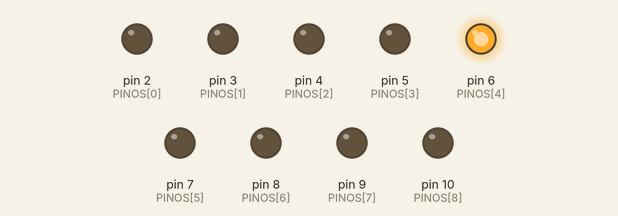
Simulated run of this sketch. Board: Arduino Uno, built with avr-gcc and run on an emulated ATmega328P. Parts: output pins drawn as LEDs (lit = HIGH).

Above: at 0.07 s.
At 0.82 s:
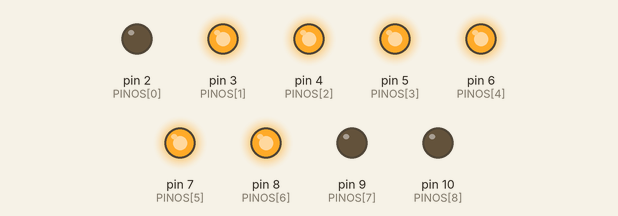
At 1.5 s:
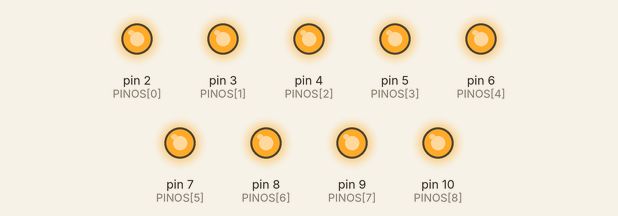
At 2.82 s:
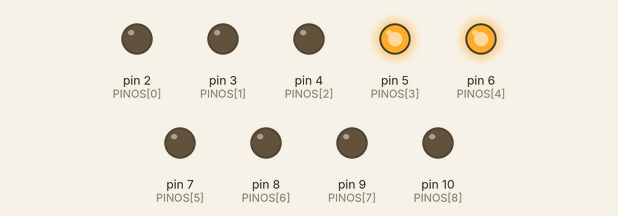
At 4.22 s:
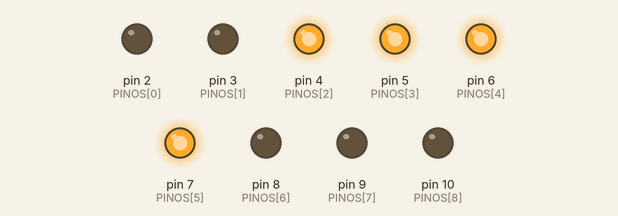
At 7.0 s:
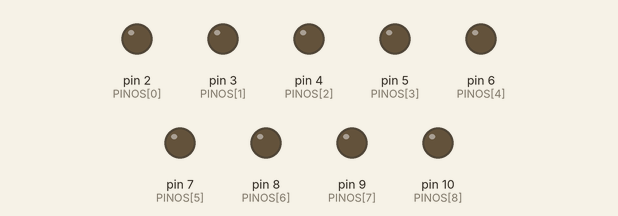
Timing chart, 0 to 8.5 s (numbered marks = the images above):
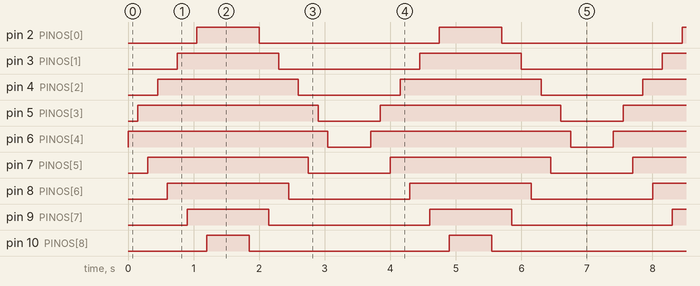

The sketch:

04-espiral-leds.ino
```cpp
// Acende 9 LEDs em espiral, começando do meio e abrindo para as pontas
//
// Montagem (cada LED com seu resistor de 220 ohms até o GND):
//   LEDs em linha, da esquerda para a direita, nos pinos 2 a 10
//   (vermelho, amarelo, verde, vermelho, amarelo, verde, vermelho, amarelo, verde)
//
// Ordem da espiral (posição na linha, 1 = LED da esquerda):
//   5 -> 4 -> 6 -> 3 -> 7 -> 2 -> 8 -> 1 -> 9

const int PINOS[] = {2, 3, 4, 5, 6, 7, 8, 9, 10}; // LEDs da esquerda para a direita
const int TOTAL = 9;
const int MEIO = TOTAL / 2;   // índice do LED do meio (o 5º)
const int TEMPO = 150;        // tempo entre um LED e outro, em milissegundos

void setup() {
  for (int i = 0; i < TOTAL; i++) {
    pinMode(PINOS[i], OUTPUT);
  }
}

// Devolve o índice do LED do passo "passo" da espiral:
// passo 0 = meio, 1 = um à esquerda, 2 = um à direita, 3 = dois à esquerda...
int ledDaEspiral(int passo) {
  if (passo == 0) {
    return MEIO;
  }
  int distancia = (passo + 1) / 2;
  if (passo % 2 == 1) {
    return MEIO - distancia; // passos ímpares vão para a esquerda
  }
  return MEIO + distancia;   // passos pares vão para a direita
}

void loop() {
  // abre a espiral: acende do meio para as pontas
  for (int passo = 0; passo < TOTAL; passo++) {
    digitalWrite(PINOS[ledDaEspiral(passo)], HIGH);
    delay(TEMPO);
  }
  delay(500);

  // fecha a espiral: apaga das pontas de volta para o meio
  for (int passo = TOTAL - 1; passo >= 0; passo--) {
    digitalWrite(PINOS[ledDaEspiral(passo)], LOW);
    delay(TEMPO);
  }
  delay(500);
}
```

Measured:
- by itself, pin 2 (PINOS[0]): alternates HIGH for 0.95 s and LOW for 2.8 s
- by itself, pin 3 (PINOS[1]): alternates HIGH for 1.6 s and LOW for 2.2 s
- by itself, pin 4 (PINOS[2]): alternates HIGH for 2.2 s and LOW for 1.6 s
- by itself, pin 5 (PINOS[3]): alternates HIGH for 2.8 s and LOW for 0.95 s
- by itself, pin 6 (PINOS[4]): alternates HIGH for 3.1 s and LOW for 0.65 s
- by itself, pin 7 (PINOS[5]): alternates HIGH for 2.5 s and LOW for 1.3 s
- by itself, pin 8 (PINOS[6]): alternates HIGH for 1.9 s and LOW for 1.9 s
- by itself, pin 9 (PINOS[7]): alternates HIGH for 1.3 s and LOW for 2.5 s
